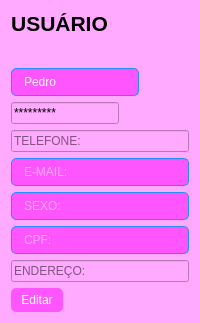
            <widget class="QWidget" name="pg_conta">
             <property name="styleSheet">
              <string notr="true">background-color: rgb(255, 170, 255);</string>
             </property>
             <layout class="QFormLayout" name="formLayout">
              <item row="0" column="0">
               <widget class="QLabel" name="label_5">
                <property name="text">
                 <string>&lt;html&gt;&lt;head/&gt;&lt;body&gt;&lt;p align=&quot;center&quot;&gt;&lt;span style=&quot; font-size:16pt; font-weight:600;&quot;&gt;USUÁRIO&lt;/span&gt;&lt;/p&gt;&lt;p align=&quot;center&quot;&gt;&lt;span style=&quot; font-size:16pt; font-weight:600;&quot;/&gt;&lt;img src=&quot;:/icons/templogo/17797.png&quot;/&gt;&lt;/p&gt;&lt;/body&gt;&lt;/html&gt;</string>
                </property>
               </widget>
              </item>
              <item row="1" column="0">
               <widget class="QLineEdit" name="lineEdit_6">
                <property name="styleSheet">
                 <string notr="true">/* Define a cor de fundo e a borda do QLineEdit */
QLineEdit {
    background-color: #ff55ff; /* Azul */
    border-radius: 5px;
    border: 1px solid #1e90ff; /* Azul */
    padding: 5px 10px;
    color: white;
}

/* Define a cor quando o mouse estiver em cima do QLineEdit */
QLineEdit:hover {
    background-color: white;
    border: 1px solid #1e90ff; /* Azul */
    color: #1e90ff; /* Azul */
}

/* Define a cor do texto dentro do QLineEdit */
QLineEdit:focus {
    background-color: white;
    border: 1px solid #1e90ff; /* Azul */
    color: #1e90ff; /* Azul */
}</string>
                </property>
                <property name="text">
                 <string>Pedro</string>
                </property>
               </widget>
              </item>
              <item row="2" column="0">
               <widget class="QLineEdit" name="lineEdit_7">
                <property name="styleSheet">
                 <string notr="true">/* Define a cor de fundo e a borda do QLineEdit */
QLineEdit {
    background-color: #ff55ff; /* Azul */
    border-radius: 5px;
    border: 1px solid #1e90ff; /* Azul */
    padding: 5px 10px;
    color: white;
}

/* Define a cor quando o mouse estiver em cima do QLineEdit */
QLineEdit:hover {
    background-color: white;
    border: 1px solid #1e90ff; /* Azul */
    color: #1e90ff; /* Azul */
}

/* Define a cor do texto dentro do QLineEdit */
QLineEdit:focus {
    background-color: white;
    border: 1px solid #1e90ff; /* Azul */
    color: #1e90ff; /* Azul */
}background-color: rgb(230, 207, 204);</string>
                </property>
                <property name="text">
                 <string>*********</string>
                </property>
               </widget>
              </item>
              <item row="3" column="0" colspan="2">
               <widget class="QLineEdit" name="lineEdit_3">
                <property name="styleSheet">
                 <string notr="true">/* Define a cor de fundo e a borda do QLineEdit */
QLineEdit {
    background-color: #ff55ff; /* Azul */
    border-radius: 5px;
    border: 1px solid #1e90ff; /* Azul */
    padding: 5px 10px;
    color: white;
}

/* Define a cor quando o mouse estiver em cima do QLineEdit */
QLineEdit:hover {
    background-color: white;
    border: 1px solid #1e90ff; /* Azul */
    color: #1e90ff; /* Azul */
}

/* Define a cor do texto dentro do QLineEdit */
QLineEdit:focus {
    background-color: white;
    border: 1px solid #1e90ff; /* Azul */
    color: #1e90ff; /* Azul */
}background-color: rgb(230, 207, 204);</string>
                </property>
                <property name="placeholderText">
                 <string>TELEFONE:</string>
                </property>
               </widget>
              </item>
              <item row="5" column="0" colspan="2">
               <widget class="QLineEdit" name="lineEdit_5">
                <property name="styleSheet">
                 <string notr="true">/* Define a cor de fundo e a borda do QLineEdit */
QLineEdit {
    background-color: #ff55ff; /* Azul */
    border-radius: 5px;
    border: 1px solid #1e90ff; /* Azul */
    padding: 5px 10px;
    color: white;
}

/* Define a cor quando o mouse estiver em cima do QLineEdit */
QLineEdit:hover {
    background-color: white;
    border: 1px solid #1e90ff; /* Azul */
    color: #1e90ff; /* Azul */
}

/* Define a cor do texto dentro do QLineEdit */
QLineEdit:focus {
    background-color: white;
    border: 1px solid #1e90ff; /* Azul */
    color: #1e90ff; /* Azul */
}</string>
                </property>
                <property name="placeholderText">
                 <string>E-MAIL:</string>
                </property>
               </widget>
              </item>
              <item row="7" column="0" colspan="2">
               <widget class="QLineEdit" name="lineEdit_9">
                <property name="styleSheet">
                 <string notr="true">/* Define a cor de fundo e a borda do QLineEdit */
QLineEdit {
    background-color: #ff55ff; /* Azul */
    border-radius: 5px;
    border: 1px solid #1e90ff; /* Azul */
    padding: 5px 10px;
    color: white;
}

/* Define a cor quando o mouse estiver em cima do QLineEdit */
QLineEdit:hover {
    background-color: white;
    border: 1px solid #1e90ff; /* Azul */
    color: #1e90ff; /* Azul */
}

/* Define a cor do texto dentro do QLineEdit */
QLineEdit:focus {
    background-color: white;
    border: 1px solid #1e90ff; /* Azul */
    color: #1e90ff; /* Azul */
}</string>
                </property>
                <property name="placeholderText">
                 <string>SEXO:</string>
                </property>
               </widget>
              </item>
              <item row="8" column="0" colspan="2">
               <widget class="QLineEdit" name="lineEdit_8">
                <property name="styleSheet">
                 <string notr="true">/* Define a cor de fundo e a borda do QLineEdit */
QLineEdit {
    background-color: #ff55ff; /* Azul */
    border-radius: 5px;
    border: 1px solid #1e90ff; /* Azul */
    padding: 5px 10px;
    color: white;
}

/* Define a cor quando o mouse estiver em cima do QLineEdit */
QLineEdit:hover {
    background-color: white;
    border: 1px solid #1e90ff; /* Azul */
    color: #1e90ff; /* Azul */
}

/* Define a cor do texto dentro do QLineEdit */
QLineEdit:focus {
    background-color: white;
    border: 1px solid #1e90ff; /* Azul */
    color: #1e90ff; /* Azul */
}</string>
                </property>
                <property name="placeholderText">
                 <string>CPF:</string>
                </property>
               </widget>
              </item>
              <item row="10" column="0" colspan="2">
               <widget class="QLineEdit" name="lineEdit_4">
                <property name="styleSheet">
                 <string notr="true">/* Define a cor de fundo e a borda do QLineEdit */
QLineEdit {
    background-color: #ff55ff; /* Azul */
    border-radius: 5px;
    border: 1px solid #1e90ff; /* Azul */
    padding: 5px 10px;
    color: white;
}

/* Define a cor quando o mouse estiver em cima do QLineEdit */
QLineEdit:hover {
    background-color: white;
    border: 1px solid #1e90ff; /* Azul */
    color: #1e90ff; /* Azul */
}

/* Define a cor do texto dentro do QLineEdit */
QLineEdit:focus {
    background-color: white;
    border: 1px solid #1e90ff; /* Azul */
    color: #1e90ff; /* Azul */
}background-color: rgb(230, 207, 204);</string>
                </property>
                <property name="placeholderText">
                 <string>ENDEREÇO:</string>
                </property>
               </widget>
              </item>
              <item row="11" column="0">
               <widget class="QPushButton" name="pushButton_5">
                <property name="styleSheet">
                 <string notr="true">QPushButton {
    background-color: #ff55ff; /* Azul */
    color: white;
    border-radius: 5px;
    padding: 5px 10px;
}

/* Define a cor quando o mouse estiver em cima do botão */
QPushButton:hover {
    background-color: white;
    color: #1e90ff; /* Azul */
}

/* Define a cor do frame */
QFrame {
    background-color: #333333; /* Preto */
}

</string>
                </property>
                <property name="text">
                 <string>Editar</string>
                </property>
               </widget>
              </item>
             </layout>
            </widget>
